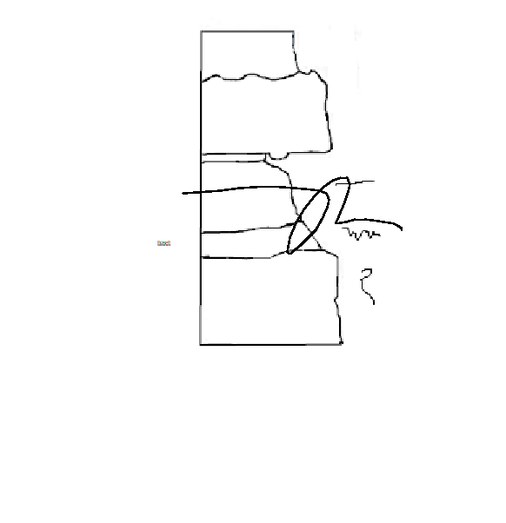
#> input picture src/digitizer/victory.png, 506 x 523 px
$ python image_reader.py
#> lines starting #> are read from the running program, lines starting #| are printed output that depends on the picture; after the words box and inside, x2 and y2 are one past the last pixel; in counts of white or black regions, pixels touching at a corner belong together
#> in main, test is the input picture: shape (523, 506, 3); mean B, G, R 251.5, 251.5, 251.5
### src/digitizer/layer.py
#!/usr/bin/env python

##############################################################################
# Name:         Layers
#
# Last Updated: 6/12/19
#
##############################################################################
import sys

class Layer:


    def __init__(self, layer_id):
        self.layer_id = layer_id # serial id of layer (Cannot reset it)
        self._layer_name = str(layer_id) # name of the layer
        self._points = [] # array of point objects
        self._covered = False # determine if segment of outcrop is usable

    # Getter functions

    @property
    def layer_name(self):
        return self._layer_name

    @property
    def points(self):
        return self._points

    @property
    def covered(self):
        return self._covered

    # Setter functions

    @layer_name.setter
    def layer_name(self, name):
        self._layer_name = name

    @points.setter
    def points(self, points):
        self._points = points

    @covered.setter
    def covered(self, covered):
        self._covered = covered


### src/digitizer/point.py
#!/usr/bin/env python

#######################################################################################
# Name:         Point
#
# Last Updated: 5/18/19
#
#######################################################################################


class Point:

    def __init__(self, x, y):
        """

        :param x:
        :param y:
        """
        self._x = x
        self._y = y

    @property
    def x(self):
        """

        :return:
        """
        return self._x

    @property
    def y(self):
        """

        :return:
        """
        return self._y

    # [17 lines left out: functions x, y, not called in this run]

### src/digitizer/csv_creation.py

class CSVCreation:
    def __init__(self, layers):
        self.layers = layers

    def output_csv(self):
        f = open("log_csv.csv", "w")
        f.write("Layer,x,y\n")
        for layer in self.layers:
            for point in layer.points:
                f.write("%i, %d, %d\n" % (layer.layer_id, point.x, point.y))
        return "log_csv.csv"


### src/digitizer/image_reader.py
#!/usr/bin/env python

#######################################################################################
# Name:         ImageReader
#
# Last Updated: 5/18/19
#
#######################################################################################
import cv2
import numpy as np
import tkinter as tk
from point import Point
from layer import Layer
from csv_creation import CSVCreation


class ImageReader:

    def __init__(self, image):
        """
        Initializes ImageReader object and then scales it by factor.
        :param image: OpenCV object
        """
        self.image = image
        # [5 lines of commented-out code are left out]

    # [15 lines left out: functions set_image, get_image, not called in this run]

    def prune(self):
        """
        This function calculates a threshold using the canny algorithm, then using that threshold it finds the necessary
        contours of the OpenCV image. Then it iterates through the contours and finds all the contours that have an area
        larger than 200, which gave the best results. This also populates a dictionary with all the points corresponding
        to each layer. The contours are drawn on a white canvas
        :return: Canvas with drawn contours and dictionary points
        """

        thresh = cv2.Canny(self.image, 1, 300)
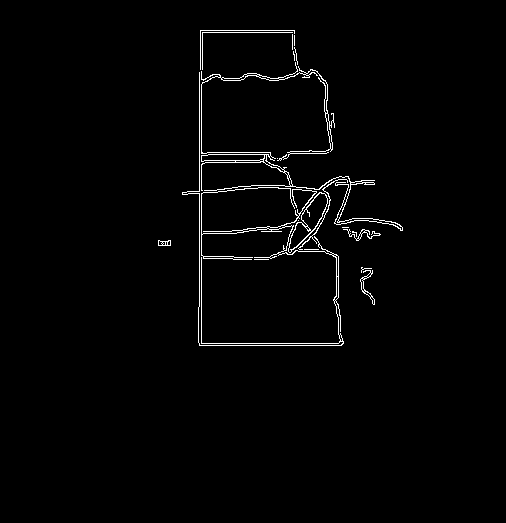
#> thresh: shape (523, 506); 1.6% white in thin lines or dots, all inside (x1, y1, x2, y2) = (158, 30, 403, 346)
        contours, _ = cv2.findContours(thresh, cv2.RETR_TREE, cv2.CHAIN_APPROX_NONE)
#> contours = 62 contours, 40 with area under 20; largest, box (x1, y1, x2, y2) and area: (288, 192, 328, 253) 904, (201, 62, 403, 231) 888, (301, 192, 328, 232) 534, (201, 154, 265, 162) 366, (288, 222, 312, 253) 300
        canvas = np.add(np.zeros(self.image.shape, np.uint8), 255)
        layers = []
        layer_id = 1

        for c in contours:
            if cv2.contourArea(c) > 150:
                layer = Layer(layer_id)
                points_array = []

                approx = cv2.approxPolyDP(c, 0.0001*cv2.arcLength(c, True), True)
                cv2.drawContours(canvas, [approx], -1, (0, 0, 0), 5)
                for point in c:
                    points_array.append(Point(point[0][0], point[0][1]))

                layer.layer_name="test"
                layer.points = points_array
                layers.append(layer)
                # append layer to layers aray
                layer_id += 1
#> this loop made 62 passes
#> c on passes 4, 6, 13, 24, 30, 33: [[363, 291], [364, 290], [365, 291], [364, 292]], [[362, 278], [363, 277], [364, 278], [363, 279]], [[161, 243], [162, 242], [163, 243], [162, 244]], [[298, 220]], [[277, 158]], [[333, 300], [334, 299], [335, 300], [334, 301]]
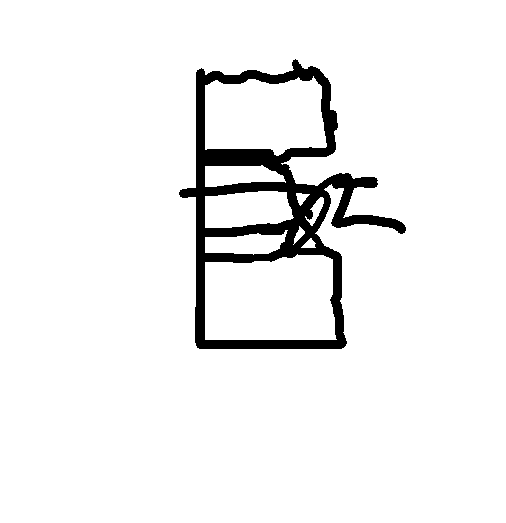
#> canvas: shape (523, 506, 3); 94.4% white; 1 black region, box (x1, y1, x2, y2) and area: (179, 59, 406, 349) 14887
        return canvas, layers

    # [32 lines left out: functions filter, gaussian_blur, average_blur, median_blur, not called in this run]


def main():
    test = cv2.imread('victory.png')
    canv, _ = ImageReader(test).prune()
    woop = CSVCreation(_)
    woop.output_csv()
#> the loop in output_csv, `for layer in self.layers:` made 6 passes
    cv2.imshow('test', canv)
    k = cv2.waitKey(0)
#> (key Esc is pressed here)
    if k == 27:
        cv2.destroyAllWindows()


if __name__ == "__main__":
    main()

$ run again, with src/digitizer/t.png copied over src/digitizer/victory.png
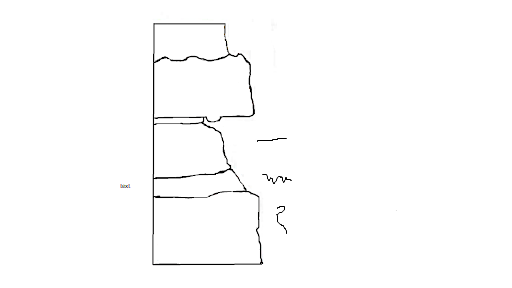
#> input picture src/digitizer/t.png, 512 x 288 px
#> in main, test is the input picture: shape (288, 512, 3); mean B, G, R 252.6, 252.6, 252.6
#> in prune, `thresh = cv2.Canny(self.image, 1, 300)`:
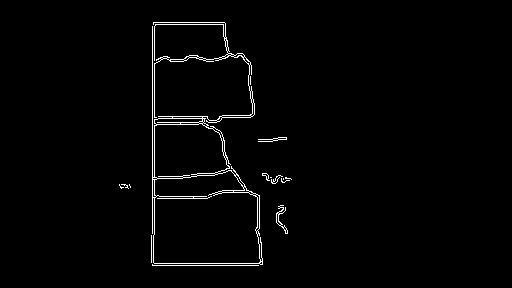
#> thresh: shape (288, 512); 1.6% white in thin lines or dots, all inside (x1, y1, x2, y2) = (119, 22, 292, 266)
#> contours = 73 contours, 51 with area under 20; largest, box (x1, y1, x2, y2) and area: (152, 22, 263, 265) 13268, (153, 170, 261, 264) 8698, (154, 123, 230, 179) 3453, (154, 118, 203, 125) 232, (255, 194, 260, 232) 76
#> the loop in prune, `for c in contours:` made 73 passes
#> c on passes 7, 11, 14: [[277, 213], [278, 212], [279, 213], [278, 214]], [[283, 178], [283, 179]], [[270, 177], [271, 177]]
#> after the loop in prune, `for c in contours:`:
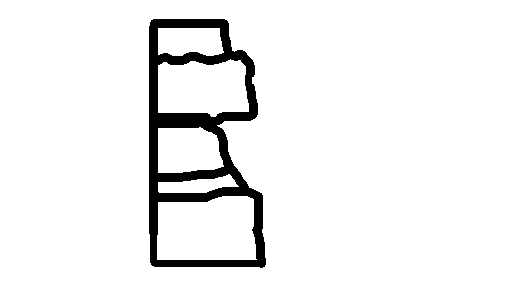
#> canvas: shape (288, 512, 3); 93.9% white; 1 black region, box (x1, y1, x2, y2) and area: (149, 19, 266, 268) 9026
#> the loop in output_csv, `for layer in self.layers:` made 4 passes

$ run again, with src/digitizer/PRUNED_NOW_FIRST.jpg saved as src/digitizer/victory.png
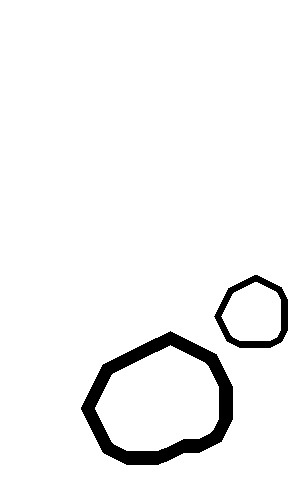
#> input picture src/digitizer/PRUNED_NOW_FIRST.jpg, 300 x 492 px
#> in main, test is the input picture: shape (492, 300, 3); min 0, max 255, mean 243.6
#> in prune, `thresh = cv2.Canny(self.image, 1, 300)`:
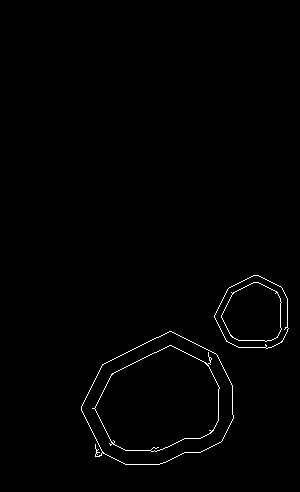
#> thresh: shape (492, 300); 0.83% white in thin lines or dots, all inside (x1, y1, x2, y2) = (81, 275, 289, 465)
#> contours = 9 contours, 1 with area under 20; largest, box (x1, y1, x2, y2) and area: (81, 331, 234, 465) 14791, (81, 331, 234, 465) 14785, (92, 345, 220, 452) 9600, (94, 345, 220, 452) 9583, (214, 275, 289, 349) 4131, (214, 275, 289, 349) 4127, (221, 282, 282, 342) 2750, (221, 282, 282, 342) 2744
#> the loop in prune, `for c in contours:` made 9 passes
#> after the loop in prune, `for c in contours:`:
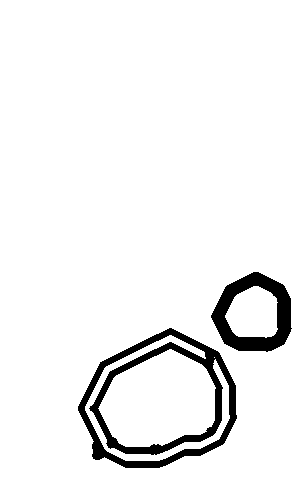
#> canvas: shape (492, 300, 3); 94.4% white; 2 black regions, box (x1, y1, x2, y2) and area: (78, 328, 237, 468) 5462, (211, 272, 292, 352) 2774
#> the loop in output_csv, `for layer in self.layers:` made 8 passes
